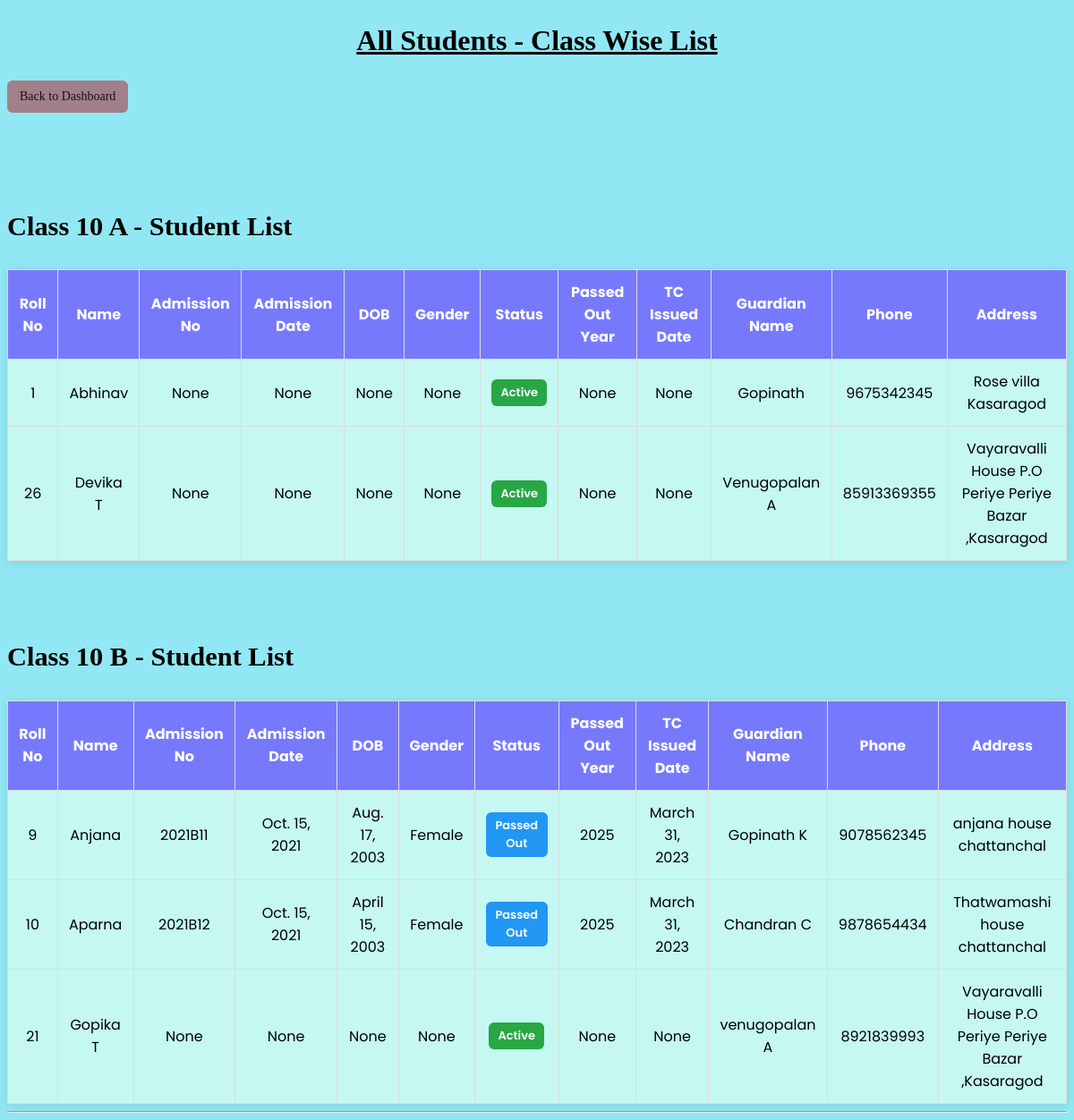
Page /all_students/ on the earlier database version.
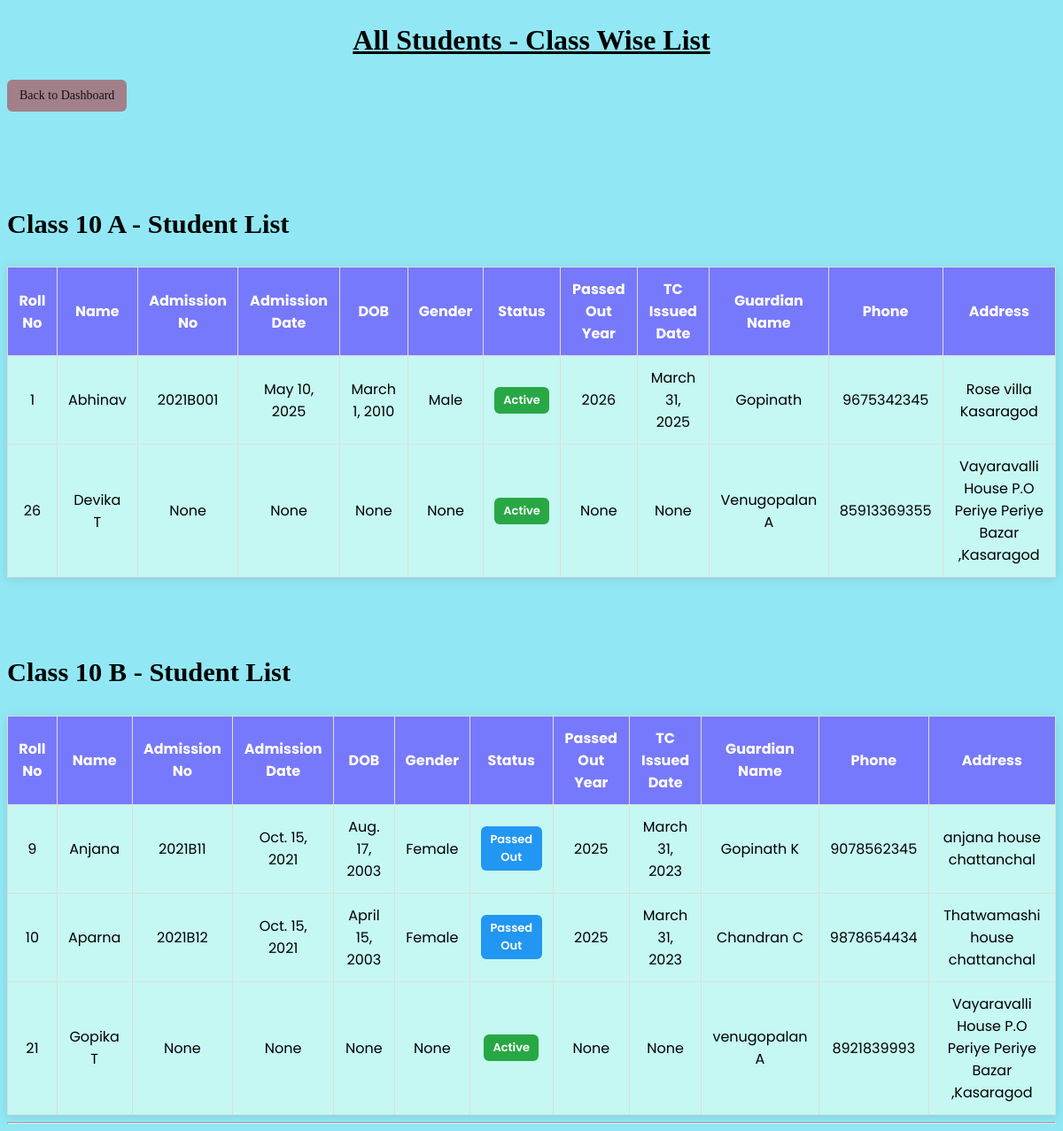
Same page on the later database version.
### school/models.py (models this page shows, shortened)
class Student(models.Model):
    name=models.CharField(max_length=255)
    roll_no=models.IntegerField()
    class_name = models.CharField(max_length=50)
    admission_number=models.CharField(max_length=50,null=True,blank=True)
    admission_date=models.DateField(null=True,blank=True)
    date_of_birth=models.DateField(null=True,blank=True)
    gender=models.CharField(
        max_length=10,
        choices=(('Male',"Male"),("Female","Female"),("Other","Other")),
        null=True,blank=True
    )
    status=models.CharField(
        max_length=20,
        choices=(
            ("Active","Active"),
            ("Inactive","Inactive"),
            ("Passed Out","Passed Out"),
            ("TC Issued","TC Issued")
        ),
        default="Active"
    )
    passed_out_year=models.CharField(max_length=10,null=True,blank=True)
    tc_issued_date=models.DateField(null=True,blank=True)
    guardian_name = models.CharField(max_length=100)
    guardian_phone = models.CharField(max_length=20)
    guardian_address = models.TextField()

### school/views.py (the view)
# urls.py: path('all_students/',all_students,name='all_students'),
def all_students(request):
    classes=Student.objects.values_list('class_name',flat=True).distinct().order_by('class_name')
    classwise_students={}
    for cls in classes:
        students=Student.objects.filter(class_name=cls)\
        .annotate(roll_int=Cast("roll_no",IntegerField()))\
        .order_by("roll_no")   #sort by roll_bumber
        classwise_students[cls]=students
    return render(request,"all_students.html",{
        "classwise_students":classwise_students
    })

### school/templates/all_students.html (shortened to what this page needs)
{% load static %}
<!DOCTYPE html>
<html>
<head>
    <link rel="stylesheet" href="{% static 'css/all_students.css' %}?v=1">
</head>
<body>
<h2>All Students - Class Wise List</h2>
<a href="{% url 'principal_dashboard' %}" class="back-dashboard"> Back to Dashboard</a>
{% for class, students in classwise_students.items %}
    <h3 >Class {{ class }} - Student List</h3>
    <table class="student-table">
        <thead>
            <tr>
                <th>Roll No</th>
                <th>Name</th>
                <th>Admission No</th>
                <th>Admission Date</th>
                <th>DOB</th>
                <th>Gender</th>
                <th>Status</th>
                <th>Passed Out Year</th>
                <th>TC Issued Date</th>
                <th>Guardian Name</th>
                <th>Phone</th>
                <th>Address</th>
            </tr>
        </thead>
        <tbody>
            {% for s in students %}
            <tr>
                <td>{{ s.roll_no }}</td>
                <td>{{ s.name }}</td>
                <td>{{ s.admission_number }}</td>
                <td>{{ s.admission_date }}</td>
                <td>{{ s.date_of_birth }}</td>
                <td>{{ s.gender }}</td>
                <td>
                    <span class="status-badge
                    {% if s.status == 'Active' %}status-active
                    {% elif s.status == 'Inactive' %}status-inactive
                    {% elif s.status == 'Passed Out' %}status-passed
                    {% elif s.status == 'TC Issued' %}status-tc
                    {% endif %}">
                        {{ s.status }}
                    </span>
                </td>
                <td>{{ s.passed_out_year }}</td>
                <td>{{ s.tc_issued_date }}</td>
                <td>{{ s.guardian_name }}</td>
                <td>{{ s.guardian_phone }}</td>
                <td>{{ s.guardian_address }}</td>
            </tr>
            {% endfor %}
        </tbody>
    </table>
{% endfor %}
<hr>
</body>
</html>

Differences in the rows shown:
changed Student "Abhinav": admission_number "None" → "2021B001"; admission_date "None" → "May 10, 2025"; date_of_birth "None" → "March 1, 2010"; gender "None" → "Male"; passed_out_year "None" → "2026"; tc_issued_date "None" → "March 31, 2025"
